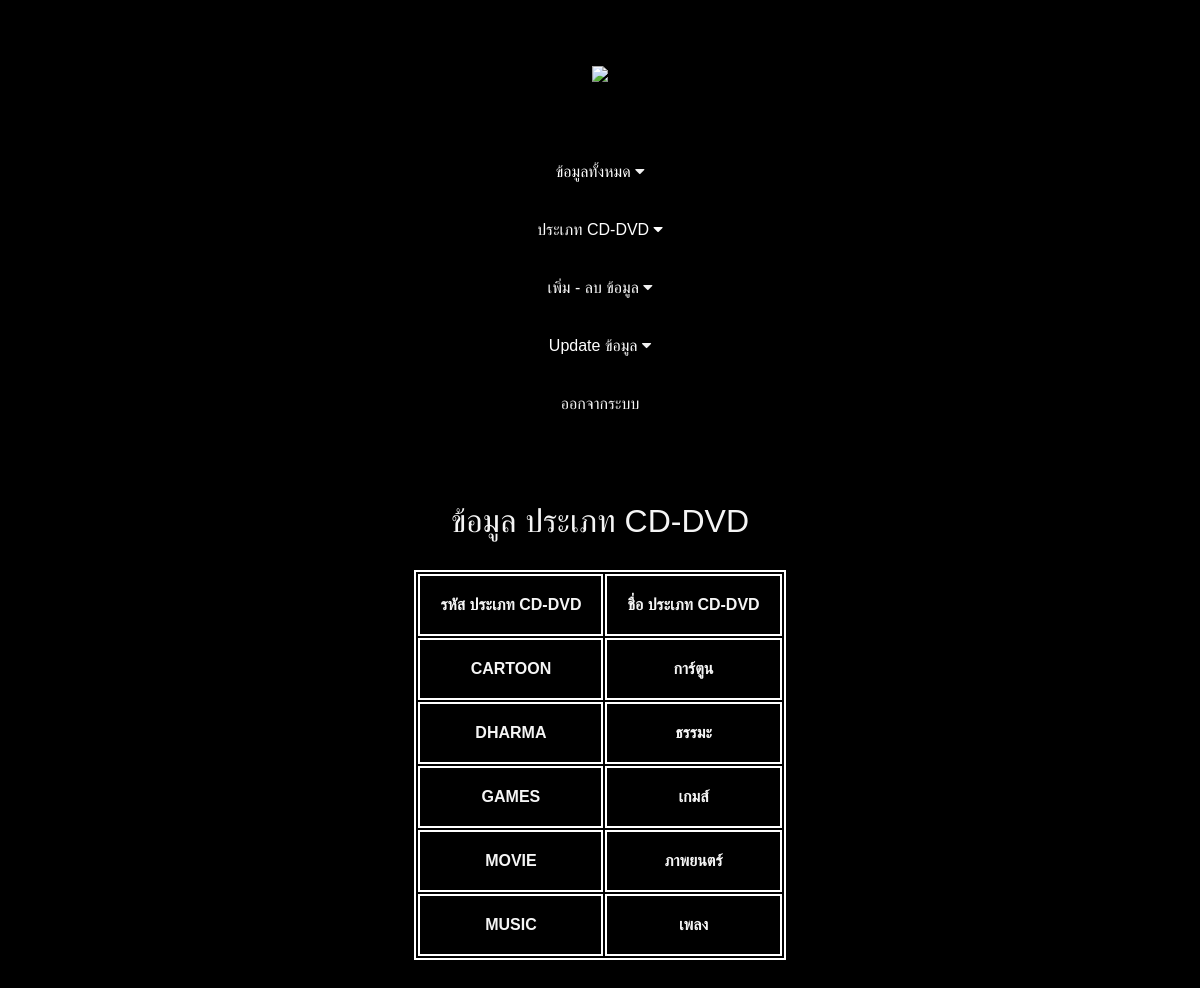
The app's page /componentadmin/typecd.php (signed in) with its own data.
### componentadmin/typecd.php (the view, shortened to what this page needs)
<?php include "../connect.php" ;
?>
<!DOCTYPE html>
<html lang="en">
<head>
    <link rel="stylesheet" href="https://cdnjs.cloudflare.com/ajax/libs/font-awesome/4.7.0/css/font-awesome.min.css">
    <link rel="stylesheet" href="../style/homeadmin.css">
    <link rel="stylesheet" href="../style/maineverypage.css">
</head>
<body>
    <header class="logo"><img src="../img/logo.png"></header>
    <nav>
        <div class="dropdown">
            <a class="dropbtn">
                <span class="icon">ข้อมูลทั้งหมด
                </span>
            </a>
        </div>
        <div class="dropdown">
            <a class="dropbtn">
                <span>ประเภท CD-DVD
                    <i class="fa fa-caret-down"></i>
                </span>
            </a>
        </div>
        <div class="dropdown">
            <a class="dropbtn">
                <span class="icon">เพิ่ม - ลบ ข้อมูล
                </span>
            </a>
        </div>
        <div class="dropdown">
            <a class="dropbtn">
                <span class="icon">Update ข้อมูล
                </span>
            </a>
        </div>
        <a href="../login-logout/logout.php">ออกจากระบบ</a>
    </nav>
    <div class="texts">ข้อมูล ประเภท CD-DVD</div>
    <table class="center">
        <tr>
            <th>รหัส ประเภท CD-DVD</th>
            <th>ชื่อ ประเภท CD-DVD</th>
        </tr>
        <?php
    $stmt = $pdo->prepare("SELECT * from ประเภท_cd_dvd");
    $stmt->execute();
    while($row = $stmt->fetch()) : ?>
        <tr>
            <th><?=$row["รหัสประเภท_CD_DVD"]?></th>
            <th><?=$row["ชื่อประเภท_CD_DVD"]?></th>
        </tr>
        <?php endwhile ?>
    </table>
</body>
</html>

### style/homeadmin.css (style rules this page uses)
table { border: 2px solid white; margin-bottom: 50px; }
tr, th, td { border: 2px solid white; padding: 20px; text-align: center; }
table.center { margin-left: auto; margin-right: auto; margin-top: 30px; }
.texts { margin-top: 50px; font-size: 2em; text-align: center; }

### style/maineverypage.css (style rules this page uses)
body { background-color: black; color: whitesmoke; }
* { font-family: Arial, Helvetica, sans-serif; }
header { padding-top: 30px; padding-bottom: 30px; font-size: 3em; text-align: center; color: red; font-weight: bold; }
nav { text-align: center; padding-top: 20px; padding-bottom: 20px; }
nav > a { text-decoration: none; color: whitesmoke; padding-top: 20px; padding-bottom: 20px; margin-left: 20px; margin-right: 20px; padding-left: 10px; padding-right: 10px; }
.dropbtn { color: white; font-size: 16px; border: none; padding-top: 20px; padding-bottom: 20px; margin-left: 20px; margin-right: 20px; padding-left: 10px; padding-right: 10px; }
.dropdown { position: relative; display: inline-block; cursor: pointer; padding-left: 10px; padding-right: 10px; }
.icon::after { content: "\f0d7"; color: #f1f1f1; font-family: FontAwesome; }
.logo > img { width: 180px; }
@media (max-width: 1431px) { nav > a { display: block; } }
@media (max-width: 1431px) { .dropbtn { display: block; } }
@media (max-width: 1431px) { nav > .dropdown { margin-right: 30%; margin-left: 30%; position: static; } }

### records on screen
ประเภท_cd_dvd: value "CARTOON", value "การ์ตูน"
ประเภท_cd_dvd: value "DHARMA", value "ธรรมะ"
ประเภท_cd_dvd: value "GAMES", value "เกมส์"
ประเภท_cd_dvd: value "MOVIE", value "ภาพยนตร์"
ประเภท_cd_dvd: value "MUSIC", value "เพลง"
